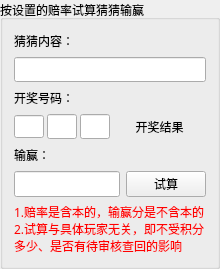
      <widget class="QGroupBox" name="groupBox_3">
       <property name="sizePolicy">
        <sizepolicy hsizetype="Fixed" vsizetype="Preferred">
         <horstretch>0</horstretch>
         <verstretch>0</verstretch>
        </sizepolicy>
       </property>
       <property name="maximumSize">
        <size>
         <width>220</width>
         <height>16777215</height>
        </size>
       </property>
       <property name="title">
        <string>按设置的赔率试算猜猜输赢</string>
       </property>
       <layout class="QVBoxLayout" name="verticalLayout_7">
        <item>
         <layout class="QVBoxLayout" name="verticalLayout_4">
          <item>
           <layout class="QHBoxLayout" name="horizontalLayout_7">
            <item>
             <widget class="QLabel" name="label_2">
              <property name="text">
               <string>猜猜内容：</string>
              </property>
             </widget>
            </item>
            <item>
             <spacer name="horizontalSpacer_5">
              <property name="orientation">
               <enum>Qt::Horizontal</enum>
              </property>
              <property name="sizeHint" stdset="0">
               <size>
                <width>40</width>
                <height>20</height>
               </size>
              </property>
             </spacer>
            </item>
           </layout>
          </item>
          <item>
           <widget class="QLineEdit" name="ledtBetString">
            <property name="sizePolicy">
             <sizepolicy hsizetype="Expanding" vsizetype="Preferred">
              <horstretch>0</horstretch>
              <verstretch>0</verstretch>
             </sizepolicy>
            </property>
            <property name="font">
             <font>
              <family>微软雅黑</family>
             </font>
            </property>
            <property name="styleSheet">
             <string notr="true">color: rgb(0, 0, 255);</string>
            </property>
            <property name="alignment">
             <set>Qt::AlignCenter</set>
            </property>
           </widget>
          </item>
         </layout>
        </item>
        <item>
         <layout class="QVBoxLayout" name="verticalLayout_6">
          <item>
           <layout class="QHBoxLayout" name="horizontalLayout_8">
            <item>
             <widget class="QLabel" name="label_3">
              <property name="text">
               <string>开奖号码：</string>
              </property>
             </widget>
            </item>
            <item>
             <spacer name="horizontalSpacer_4">
              <property name="orientation">
               <enum>Qt::Horizontal</enum>
              </property>
              <property name="sizeHint" stdset="0">
               <size>
                <width>40</width>
                <height>20</height>
               </size>
              </property>
             </spacer>
            </item>
           </layout>
          </item>
          <item>
           <layout class="QHBoxLayout" name="horizontalLayout_9">
            <property name="spacing">
             <number>3</number>
            </property>
            <item>
             <widget class="QLineEdit" name="ledtDig0">
              <property name="sizePolicy">
               <sizepolicy hsizetype="Fixed" vsizetype="Preferred">
                <horstretch>0</horstretch>
                <verstretch>0</verstretch>
               </sizepolicy>
              </property>
              <property name="maximumSize">
               <size>
                <width>30</width>
                <height>23</height>
               </size>
              </property>
              <property name="font">
               <font>
                <family>微软雅黑</family>
               </font>
              </property>
              <property name="styleSheet">
               <string notr="true">color: rgb(0, 0, 255);</string>
              </property>
              <property name="alignment">
               <set>Qt::AlignCenter</set>
              </property>
             </widget>
            </item>
            <item>
             <widget class="QLineEdit" name="ledtDig1">
              <property name="sizePolicy">
               <sizepolicy hsizetype="Fixed" vsizetype="Preferred">
                <horstretch>0</horstretch>
                <verstretch>0</verstretch>
               </sizepolicy>
              </property>
              <property name="maximumSize">
               <size>
                <width>30</width>
                <height>16777215</height>
               </size>
              </property>
              <property name="font">
               <font>
                <family>微软雅黑</family>
               </font>
              </property>
              <property name="styleSheet">
               <string notr="true">color: rgb(0, 0, 255);</string>
              </property>
              <property name="alignment">
               <set>Qt::AlignCenter</set>
              </property>
             </widget>
            </item>
            <item>
             <widget class="QLineEdit" name="ledtDig2">
              <property name="sizePolicy">
               <sizepolicy hsizetype="Fixed" vsizetype="Preferred">
                <horstretch>0</horstretch>
                <verstretch>0</verstretch>
               </sizepolicy>
              </property>
              <property name="maximumSize">
               <size>
                <width>30</width>
                <height>16777215</height>
               </size>
              </property>
              <property name="font">
               <font>
                <family>微软雅黑</family>
               </font>
              </property>
              <property name="styleSheet">
               <string notr="true">color: rgb(0, 0, 255);</string>
              </property>
              <property name="alignment">
               <set>Qt::AlignCenter</set>
              </property>
             </widget>
            </item>
            <item>
             <widget class="QLabel" name="lblResult">
              <property name="sizePolicy">
               <sizepolicy hsizetype="Expanding" vsizetype="Preferred">
                <horstretch>0</horstretch>
                <verstretch>0</verstretch>
               </sizepolicy>
              </property>
              <property name="font">
               <font>
                <family>微软雅黑</family>
               </font>
              </property>
              <property name="text">
               <string>开奖结果</string>
              </property>
              <property name="alignment">
               <set>Qt::AlignCenter</set>
              </property>
             </widget>
            </item>
           </layout>
          </item>
         </layout>
        </item>
        <item>
         <layout class="QVBoxLayout" name="verticalLayout_5">
          <item>
           <layout class="QHBoxLayout" name="horizontalLayout_10">
            <item>
             <widget class="QLabel" name="label_4">
              <property name="text">
               <string>输赢：</string>
              </property>
             </widget>
            </item>
            <item>
             <spacer name="horizontalSpacer_3">
              <property name="orientation">
               <enum>Qt::Horizontal</enum>
              </property>
              <property name="sizeHint" stdset="0">
               <size>
                <width>40</width>
                <height>20</height>
               </size>
              </property>
             </spacer>
            </item>
           </layout>
          </item>
          <item>
           <layout class="QHBoxLayout" name="horizontalLayout_11">
            <item>
             <widget class="QLineEdit" name="ledtResult">
              <property name="sizePolicy">
               <sizepolicy hsizetype="Expanding" vsizetype="Preferred">
                <horstretch>0</horstretch>
                <verstretch>0</verstretch>
               </sizepolicy>
              </property>
              <property name="font">
               <font>
                <family>微软雅黑</family>
               </font>
              </property>
              <property name="alignment">
               <set>Qt::AlignCenter</set>
              </property>
             </widget>
            </item>
            <item>
             <widget class="QPushButton" name="pbtnCalculate">
              <property name="font">
               <font>
                <family>微软雅黑</family>
               </font>
              </property>
              <property name="text">
               <string>试算</string>
              </property>
             </widget>
            </item>
           </layout>
          </item>
         </layout>
        </item>
        <item>
         <widget class="QLabel" name="label_5">
          <property name="font">
           <font>
            <family>微软雅黑</family>
            <weight>50</weight>
            <bold>false</bold>
           </font>
          </property>
          <property name="styleSheet">
           <string notr="true">color: rgb(255, 0, 0);</string>
          </property>
          <property name="text">
           <string>1.赔率是含本的，输赢分是不含本的
2.试算与具体玩家无关，即不受积分多少、是否有待审核查回的影响</string>
          </property>
          <property name="alignment">
           <set>Qt::AlignLeading|Qt::AlignLeft|Qt::AlignVCenter</set>
          </property>
          <property name="wordWrap">
           <bool>true</bool>
          </property>
         </widget>
        </item>
       </layout>
      </widget>
